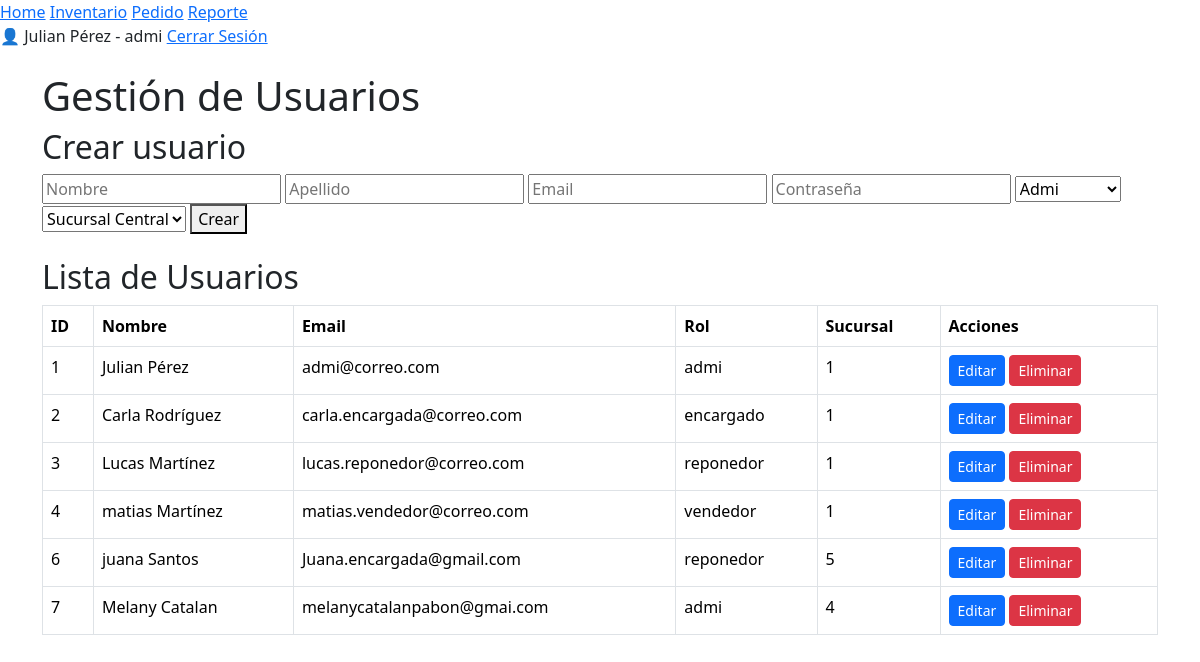
The app's page /gestion_usuarios (signed in), older data.
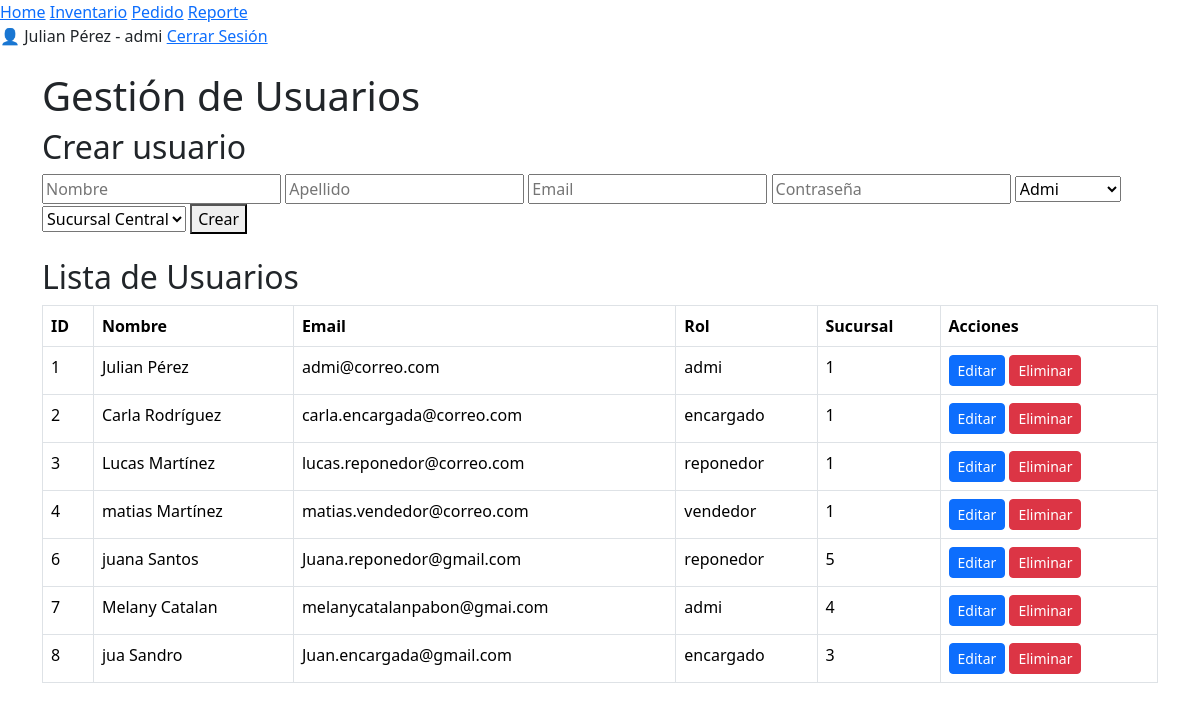
The same page, newer data.
### tables this page shows
CREATE TABLE usuario(
                id INTEGER PRIMARY KEY AUTOINCREMENT,
                nombre VARCHAR(40),
                apellido VARCHAR(40),
                email VARCHAR(100),
                contrasena VARCHAR(50),
                rol VARCHAR(50),
                sucursal_id INTEGER,
                FOREIGN KEY (sucursal_id) REFERENCES sucursal(id) ON DELETE CASCADE
            );

### app.py (the view)
@app.route("/gestion_usuarios")
def gestion_usuario():
    if "rol" not in session:
        return redirect(url_for("login"))
    if session["rol"] != "admi":
        return "Acceso denegado.", 403
    db = Connexion("database.db")
    usuarios = db.mostrar_usuarios()
    sucursales = db.mostrar_sucursales()
    db.conexion.close()  # cerrar al final
    return render_template("usuarios.html",
                            usuarioNombre=session["nombre"],
                            usuarioApellido=session["apellido"],
                            usuarioRol=session["rol"],
                            usuarios=usuarios,
                            sucursales=sucursales)

### base_de_datos/mi_conexion.py (called while the page is built)
    def mostrar_sucursales(self):
        self.cursor.execute("SELECT * FROM sucursal")
        return self.cursor.fetchall()

    def mostrar_usuarios(self):
        self.cursor.execute("SELECT * FROM usuario")
        return self.cursor.fetchall()

### templates/usuarios.html (shortened to what this page needs)
<!DOCTYPE html>
<html lang="en">
<head>
    <link rel="stylesheet"
        href="https://cdn.jsdelivr.net/npm/bootstrap@5.3.2/dist/css/bootstrap.min.css">
</head>
<body>
<header>
    <nav>
        <a href="{{url_for('panel_principal')}}">Home</a>
        {% if usuarioRol!='vendedor' %}
        <a href="{{url_for('gestion_inventario')}}">Inventario</a>
        {% endif %}
        {% if usuarioRol!='vendedor' and usuarioRol!='reponedor' %}
        <a href="{{url_for('gestion_pedidos')}}">Pedido</a>
        {% endif %}
        {% if usuarioRol!='reponedor' and usuarioRol!='vendedor' %}
        <a href="{{url_for('reportes')}}">Reporte</a>
        {% endif %}
    </nav>
    <div id="user-section">
        <span>👤 {{ usuarioNombre }} {{usuarioApellido}} - {{usuarioRol}}</span>
        <a href="{{ url_for('logout') }}" class="boton">Cerrar Sesión</a>
    </div>
</header>
<main class="container mt-4">
    <h1>Gestión de Usuarios</h1>
    <h2>Crear usuario</h2>
    <form action="{{ url_for('crear_usuario') }}" method="POST" class="mb-4">
        <input type="text" name="nombre" placeholder="Nombre" required>
        <input type="text" name="apellido" placeholder="Apellido" required>
        <input type="email" name="email" placeholder="Email" required>
        <input type="password" name="contrasena" placeholder="Contraseña" required>
        <select name="rol" required>
            <option value="admi">Admi</option>
        </select>
        <select name="sucursal_id" required>
            {% for s in sucursales %}
            <option value="{{ s[0] }}">{{ s[1] }}</option>
            {% endfor %}
        </select>
        <button type="submit">Crear</button>
    </form>
    <h2>Lista de Usuarios</h2>
    <table class="table table-bordered">
        <tr>
            <th>ID</th>
            <th>Nombre</th>
            <th>Email</th>
            <th>Rol</th>
            <th>Sucursal</th>
            <th>Acciones</th>
        </tr>
        {% for u in usuarios %}
        <tr>
            <td>{{ u[0] }}</td>
            <td>{{ u[1] }} {{ u[2] }}</td>
            <td>{{ u[3] }}</td>
            <td>{{ u[5] }}</td>
            <td>{{ u[6] }}</td>
            <td>
                <button class="btn btn-primary btn-sm"
                        onclick="abrirModalUsuario({{ u[0] }}, '{{ u[1] }}', '{{ u[2] }}', '{{ u[3] }}', '{{ u[5] }}', {{ u[6] }})">
                    Editar
                </button>
                <a href="{{ url_for('eliminar_usuario', id=u[0]) }}"
                   onclick="return confirm('¿Eliminar usuario?')"
                   class="btn btn-danger btn-sm">
                   Eliminar
                </a>
            </td>
        </tr>
        {% endfor %}
    </table>
</main>

Row changes from the older to the newer data that the page shows:
changed usuario "juana": email "Juana.encargada@gmail.com" → "Juana.reponedor@gmail.com"
added usuario: id "8", nombre "jua", apellido "Sandro", email "Juan.encargada@gmail.com", rol "encargado", sucursal "3"
